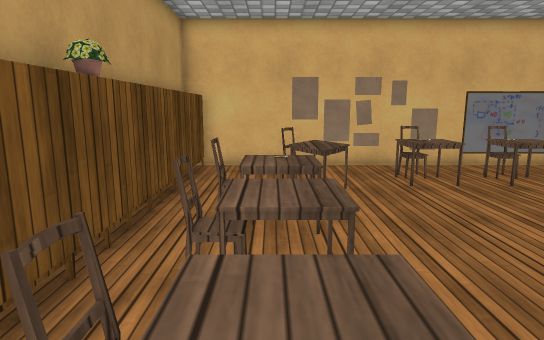
[1] (above)

14 first-person views from a walk through a Unity game level. The camera is 1.3 m above the floor, tilts 10° down and sees 75° across. The floor is counted in squares, 0.5 m on a side. Each view is taken from the middle of a square. On the plan, view 1 faces up. The plan holds only what a view shows up to about 20 squares ahead; the rest is blank. The player is left out. Some animated figures are not drawn. Some surface patterns are stand-ins.

[2]
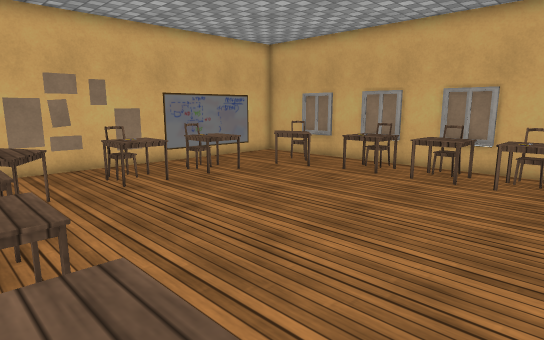

[3]
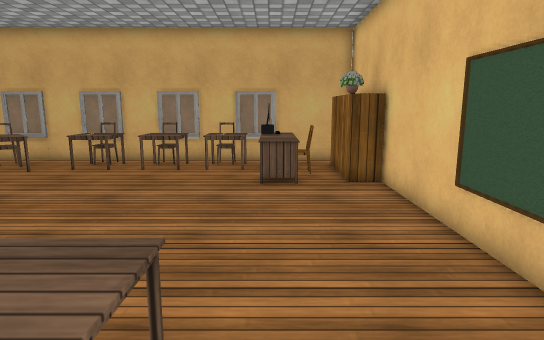

[4]
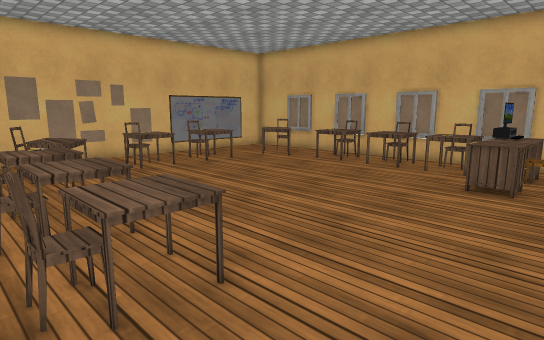

[5]
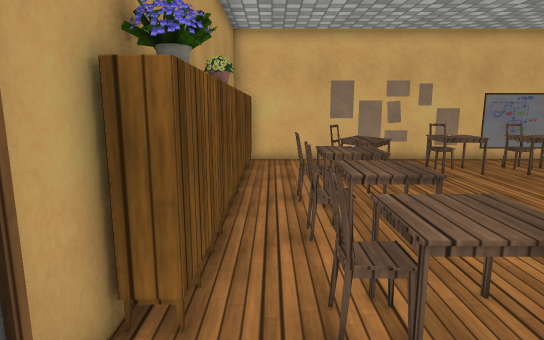

[6]
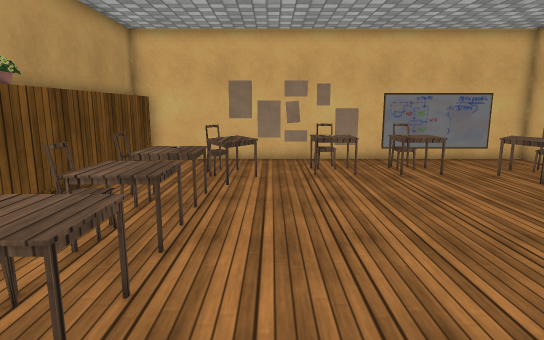

[7]
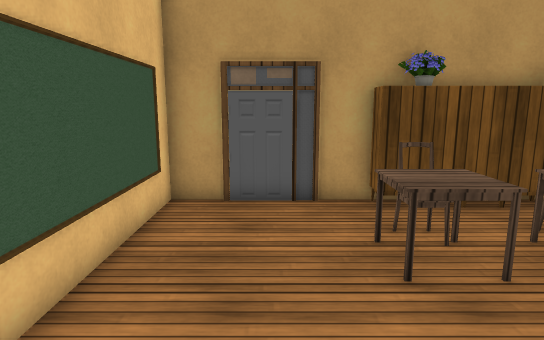

[8]
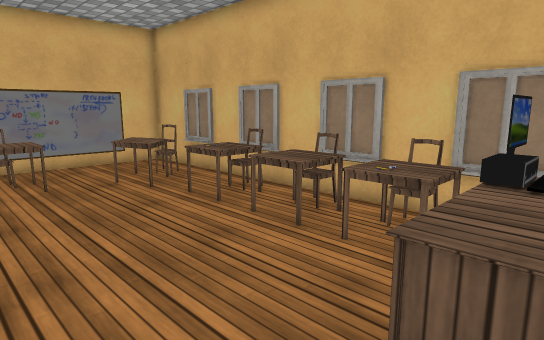

[9]
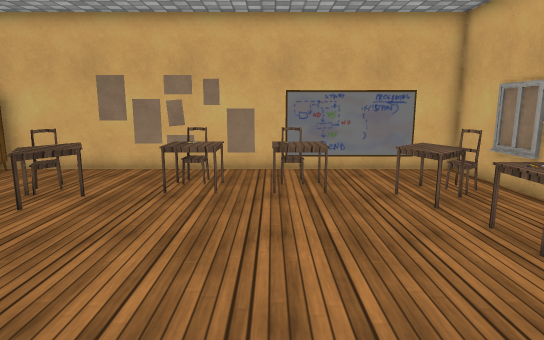

[10]
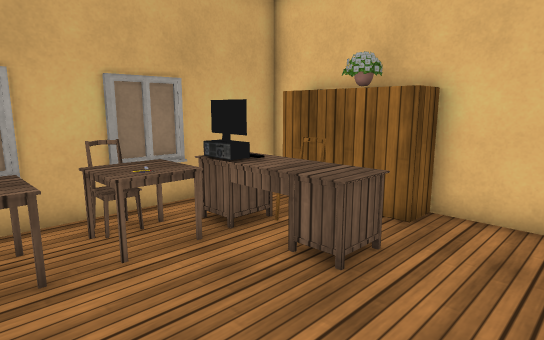

[11]
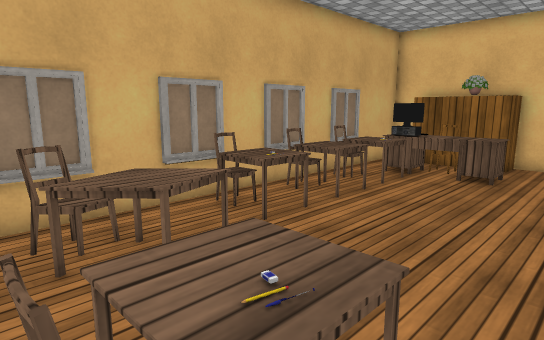

[12]
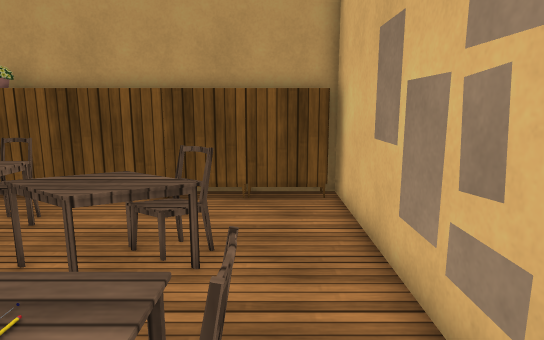

[13]
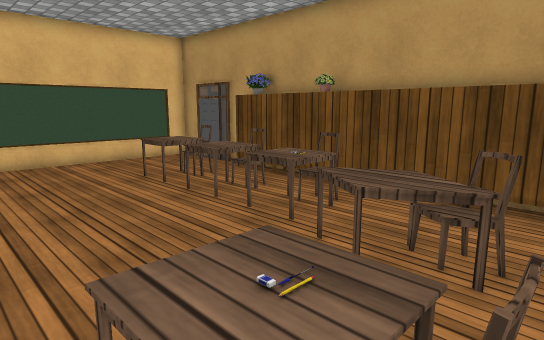

[14]
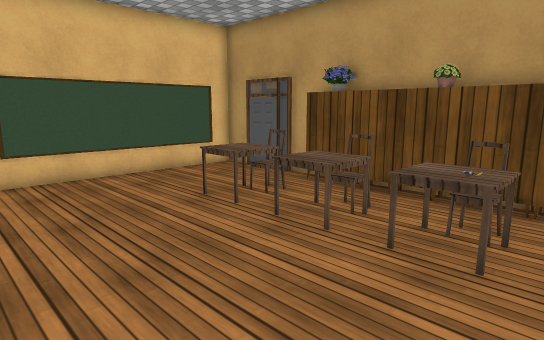

### Floor plan
Points are (right, up) in squares from view 1. A wall is a line through its corners. A room is listed if a view was taken in it or the views show most of it. See-through windows are left out.
Room 1 (views 1, 2, 3, 4, 5, 6, 7, 8, 9, 10, 11, 12, 13, 14)
walls: (4.5, -3.9) (15.8, -3.9) (15.8, 16) (13.4, 16); (9.5, 16) (-3.9, 16) (-3.9, -3.9) (-2.5, -3.9)
low walls: (15.5, 7.4) (15.5, 9.4); (15.5, 3.6) (15.5, 5); (15.5, 11.1) (15.5, 13.2); (15.5, -0.2) (15.5, 1.5)
objects: other object (-4, -1); other object (-4, 5); other object (-4, 8); cabinet (-3, 2); plant (-3, 3); cabinet (-3, 4) to (-3, 5); plant (-3, 6) to (-3, 7); cabinet (-3, 8) to (-3, 9); cabinet (-3, 10) to (-3, 11); cabinet (-3, 12); cabinet (-3, 13) to (-3, 15); other object (-2, -4) to (4, -4); table (-1, 1) to (1, 3); chair (-1, 2); table (-1, 4) to (1, 6); chair (-1, 5); table (-1, 7) to (1, 9); chair (-1, 8); chair (0, 12) to (1, 13); table (1, 10) to (2, 13); table (5, 12) to (6, 13); other object (5, 13); chair (5, 14) to (6, 14); table (8, 12) to (10, 13); chair (8, 14) to (9, 14); cabinet (10, -3) to (11, -3); desk (10, -1) to (14, 0); other object (10, 16) to (13, 16); plant (12, -3); chair (12, -2) to (12, -1); table (12, 10) to (14, 13); cabinet (13, -3) to (14, -3); table (13, 1) to (14, 3); table (13, 4) to (14, 6); table (13, 7) to (14, 9); chair (14, 12) to (14, 13); chair (15, 2); chair (15, 5); chair (15, 8)

Where each view was taken, in squares from view 1:
view 1: 0 up, 0 right, facing up
view 2: 0 up, 0 right, facing up-right
view 3: 0 up, 2 left, facing right
view 4: 3 down, 2 left, facing up-right
view 5: 2 down, 2 left, facing up
view 6: 2 down, 3 right, facing up
view 7: 1 down, 6 right, facing left
view 8: 1 down, 7 right, facing up-right
view 9: 1 up, 8 right, facing up
view 10: 5 up, 7 right, facing down-right
view 11: 14 up, 7 right, facing down-right
view 12: 14 up, 7 right, facing left
view 13: 14 up, 7 right, facing down-left
view 14: 10 up, 7 right, facing down-left
